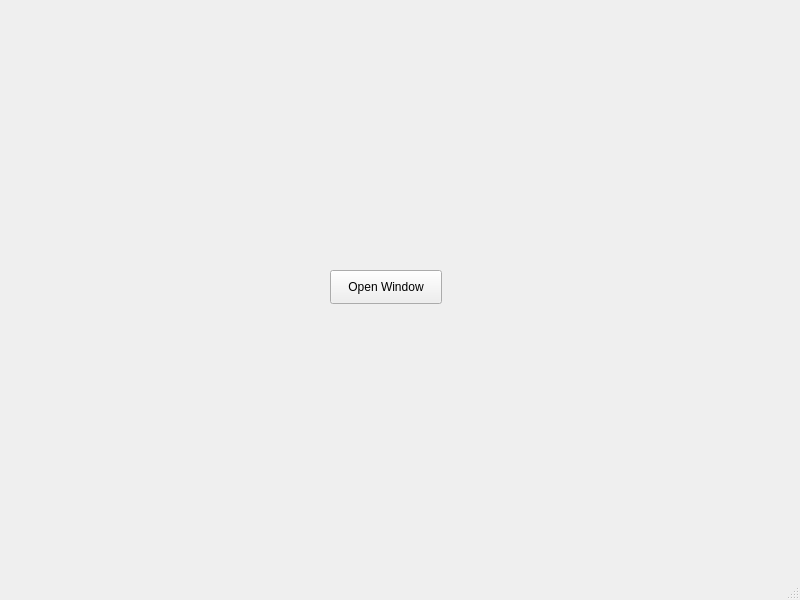
<?xml version="1.0" encoding="UTF-8"?>
<ui version="4.0">
 <class>MainWindow</class>
 <widget class="QMainWindow" name="MainWindow">
  <property name="geometry">
   <rect>
    <x>0</x>
    <y>0</y>
    <width>800</width>
    <height>600</height>
   </rect>
  </property>
  <property name="windowTitle">
   <string>MainWindow</string>
  </property>
  <widget class="QWidget" name="centralwidget">
   <widget class="QPushButton" name="btn_open">
    <property name="geometry">
     <rect>
      <x>330</x>
      <y>270</y>
      <width>112</width>
      <height>34</height>
     </rect>
    </property>
    <property name="text">
     <string>Open Window</string>
    </property>
   </widget>
  </widget>
  <widget class="QMenuBar" name="menubar">
   <property name="geometry">
    <rect>
     <x>0</x>
     <y>0</y>
     <width>800</width>
     <height>31</height>
    </rect>
   </property>
  </widget>
  <widget class="QStatusBar" name="statusbar"/>
 </widget>
 <resources/>
 <connections/>
</ui>
